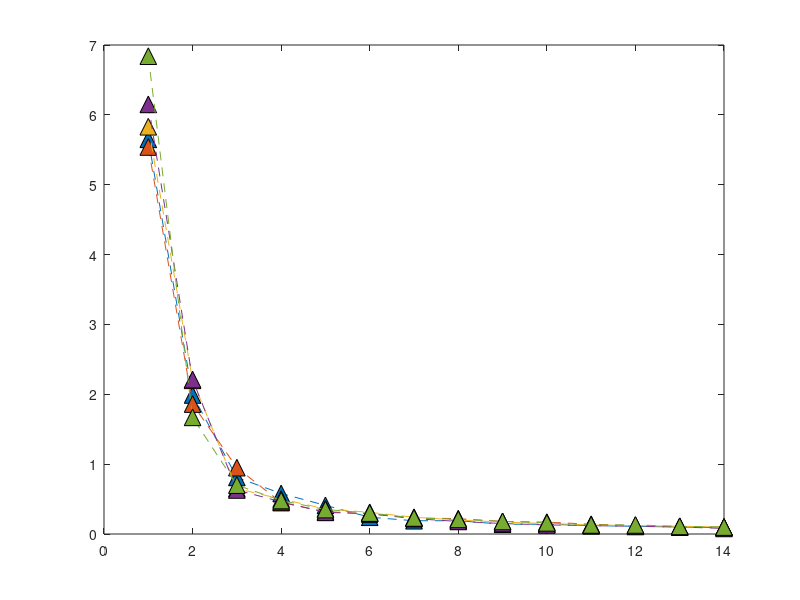

Write MATLAB code to recreate this figure. (Note: this script raises an error after producing the figure.)
clear;
close all;
%AS3959 firebrand mass flux horizontal distribution Mallee FDI80 

Firebrand_flux_BAL12p5 = [5.65	1.99	0.81	0.58	0.41	0.24	0.19	0.19	0.14	0.14	0.12	0.11	0.10	0.09];
Firebrand_flux_BAL19 = [5.54	1.86	0.95	0.45	0.32	0.29	0.23	0.22	0.18	0.17	0.14	0.12	0.10	0.10];
Firebrand_flux_BAL29 = [5.83	2.20	0.65	0.50	0.36	0.31	0.24	0.20	0.17	0.15	0.13	0.12	0.11	0.10];
Firebrand_flux_BAL40 = [6.15	2.21	0.63	0.46	0.31	0.29	0.22	0.18	0.15	0.13	0.12	0.11	0.10	0.08];
Firebrand_flux_BALFZ = [6.84	1.67	0.70	0.48	0.35	0.30	0.23	0.21	0.18	0.16	0.13	0.13	0.11	0.10];

plot([Firebrand_flux_BAL12p5],'^--','MarkerSize',12,'MarkerEdgeColor','black','MarkerFaceColor',[0, 0.4470, 0.7410]);
hold on
plot([Firebrand_flux_BAL19],'^--','MarkerSize',12,'MarkerEdgeColor','black','MarkerFaceColor',[0.8500, 0.3250, 0.0980]);
plot([Firebrand_flux_BAL29],'^--','MarkerSize',12,'MarkerEdgeColor','black','MarkerFaceColor',[0.9290, 0.6940, 0.1250]);
plot([Firebrand_flux_BAL40],'^--','MarkerSize',12,'MarkerEdgeColor','black','MarkerFaceColor',[0.4940, 0.1840, 0.5560]);
plot([Firebrand_flux_BALFZ],'^--','MarkerSize',12,'MarkerEdgeColor','black','MarkerFaceColor',[0.4660, 0.6740, 0.1880]);
ax = gca;
ax.XTickLabels = {'x=132 m~138 m','x=138 m~144 m','x=144 m~150 m','x=150 m~ 156 m','x=156 m~162 m','x=162 m~168 m','x=168 m~174 m','x=174 m~180 m','x=180 m~186 m','x=186 m~192 m','x=192 m~198 m','x=198 m~204 m','x=204 m~210 m','x=210 m~216 m'};

grid on;


box on
xtickangle(45)
xlabel('Location of the horizontal plane','FontWeight','bold','FontSize',20,...
    'FontName','Calibri');
ylabel('Firebrand mass flux (kg.s^{-1})','FontWeight','bold','FontSize',20,...
    'FontName','Calibri');

set(gca,'fontsize',18);

legend('BAL 12.5','BAL 19','BAL 29','BAL 40','BAL FZ')
